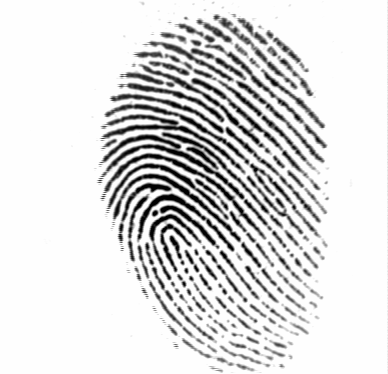
#> input picture lab1/DB1_B/101_1.tif, 388 x 374 px
$ python filtrare.py
#> lines starting #> are read from the running program, lines starting #| are printed output that depends on the picture; after the words box and inside, x2 and y2 are one past the last pixel; in counts of white or black regions, pixels touching at a corner belong together
#> further down, img is the input picture: shape (374, 388, 3); min 1, max 254, mean 220.7
import numpy as np
import matplotlib.pyplot as plt
import cv2 as cv

# [48 lines left out: functions cerinta1, cerinta2_gray, cerinta2_color, not called in this run]

def cerinta3(img):
    gray = cv.cvtColor(img, cv.COLOR_BGR2GRAY)
    treshs = [cv.THRESH_BINARY,cv.THRESH_BINARY_INV,cv.THRESH_TRUNC,cv.THRESH_TOZERO,cv.THRESH_TOZERO_INV]
    titles = ['Original Image','BINARY','BINARY_INV','TRUNC','TOZERO','TOZERO_INV']
    imgs=[img]
    for thr in treshs:
        ret,bin_img = cv.threshold(img,127,255,thr)
        imgs.append(bin_img)
#> this loop made 5 passes
#> pass 1, in cerinta3, `ret,bin_img = cv.threshold(img,127,255,thr)`:
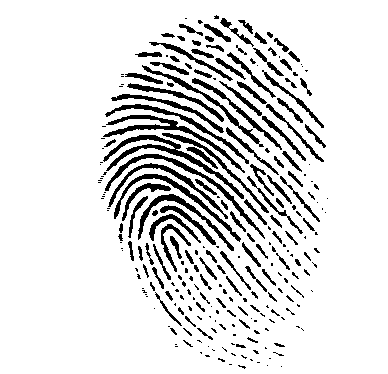
#> bin_img: shape (374, 388, 3); 87.5% white; 260 black regions (139 under 20 px), largest, box (x1, y1, x2, y2) and area: (103, 135, 244, 199) 1074, (103, 115, 245, 173) 908, (105, 154, 265, 239) 841
#> pass 3, in cerinta3, `ret,bin_img = cv.threshold(img,127,255,thr)`:
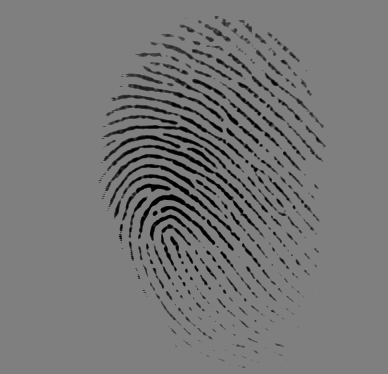
#> bin_img: shape (374, 388, 3); min 1, max 127, mean 118.7
#> after the loop, imgs = 6 items
    for i in range(len(treshs)+1):
        plt.subplot(2,3,i+1),plt.imshow(imgs[i],'gray',vmin=0,vmax=255)
        plt.title(titles[i])
        plt.xticks([]),plt.yticks([])
    plt.show()
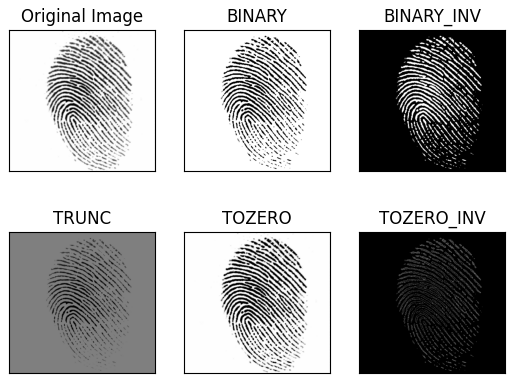
#> figure drawn by matplotlib, 6 panels

file='../lab1/DB1_B/101_1.tif'
# file='./duck.jpg'
img=cv.imread(file)

# [9 lines of commented-out code are left out]

cerinta3(img)

$ run again, with lab1/DB1_B/101_2.tif copied over lab1/DB1_B/101_1.tif
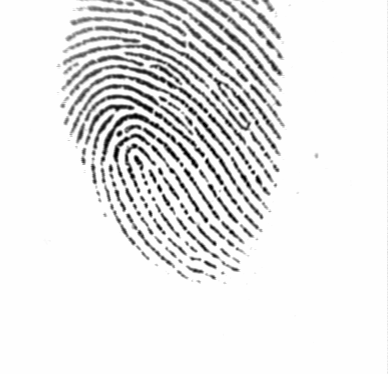
#> input picture lab1/DB1_B/101_2.tif, 388 x 374 px
#> img is the input picture: shape (374, 388, 3); min 1, max 254, mean 231.9
#> the loop in cerinta3, `for thr in treshs:` made 5 passes
#> pass 1, in cerinta3, `ret,bin_img = cv.threshold(img,127,255,thr)`:
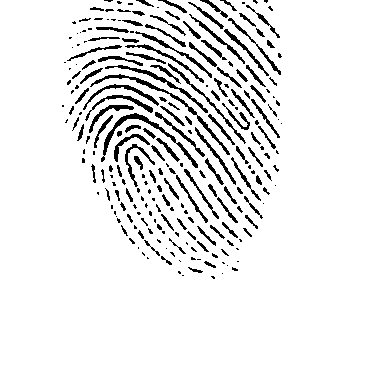
#> bin_img: shape (374, 388, 3); 91.8% white; black in thin lines or dots, all inside (x1, y1, x2, y2) = (62, 0, 282, 279)
#> pass 3, in cerinta3, `ret,bin_img = cv.threshold(img,127,255,thr)`:
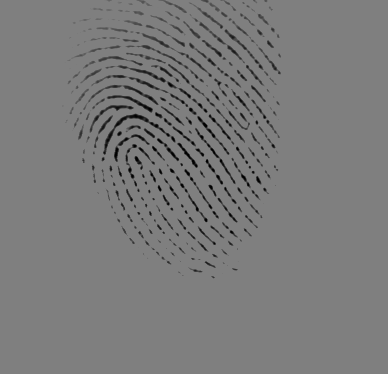
#> bin_img: shape (374, 388, 3); min 1, max 127, mean 123
#> after the loop in cerinta3, `for thr in treshs:`: imgs = 6 items

$ run again, with lab1/DB1_B/101_3.tif copied over lab1/DB1_B/101_1.tif
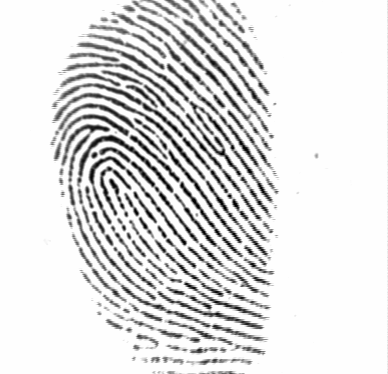
#> input picture lab1/DB1_B/101_3.tif, 388 x 374 px
#> img is the input picture: shape (374, 388, 3); min 1, max 254, mean 223.6
#> the loop in cerinta3, `for thr in treshs:` made 5 passes
#> pass 1, in cerinta3, `ret,bin_img = cv.threshold(img,127,255,thr)`:
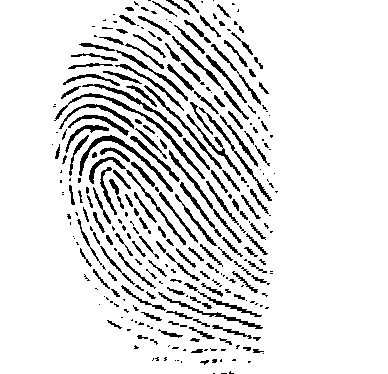
#> bin_img: shape (374, 388, 3); 88.7% white; black in thin lines or dots, all inside (x1, y1, x2, y2) = (52, 0, 278, 374)
#> pass 3, in cerinta3, `ret,bin_img = cv.threshold(img,127,255,thr)`:
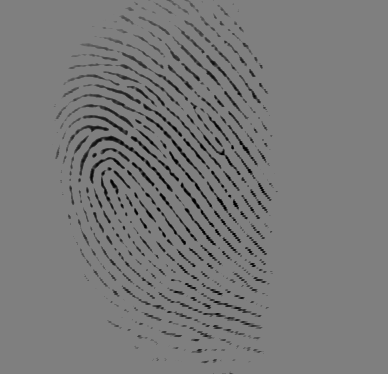
#> bin_img: shape (374, 388, 3); min 1, max 127, mean 121.1
#> after the loop in cerinta3, `for thr in treshs:`: imgs = 6 items
